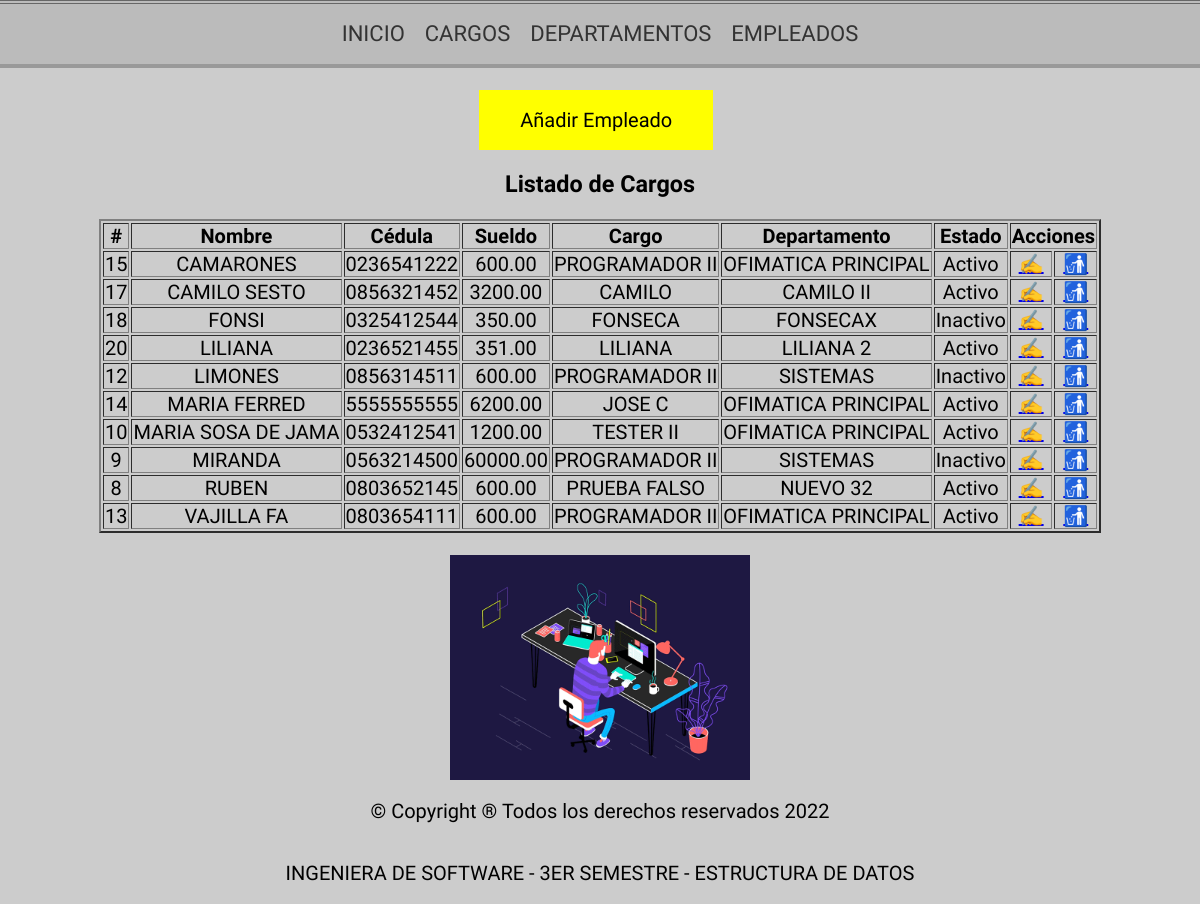
The app's page /empleado/ with its own data.
### mantenimiento/models.py (models this page shows, shortened)
class Empleado(models.Model):
    id = models.AutoField(primary_key=True)
    nombre = models.CharField(max_length=100,blank=False,null=True)
    cedula = models.CharField(max_length=10,blank=False,null=True)
    cargo = models.ForeignKey(Cargo, on_delete=models.CASCADE)
    departamento = models.ForeignKey(Departamento, on_delete=models.CASCADE)
    sueldo = models.DecimalField(max_digits=8,decimal_places=2,blank=False,null=True)
    estado = models.BooleanField(default=True)
    fecha_creacion = models.DateTimeField(auto_now_add=False,auto_now=True)
    class Meta:
        verbose_name = "Empleado"
        verbose_name_plural = "Empleados"
        ordering = ['nombre']

class Cargo(models.Model):
    descripcion = models.CharField(max_length=100,blank=True, null=True)
    estado = models.BooleanField(default=True)
    fecha_creacion = models.DateTimeField(auto_now_add=False,auto_now=True)
    class Meta:
        verbose_name="Cargo"
        verbose_name_plural="Cargos"
        ordering = ['descripcion']
    def __str__(self):
        return self.descripcion

class Departamento(models.Model):
    descripcion = models.CharField(max_length=100,blank=True, null=True)
    estado = models.BooleanField(default=True)
    fecha_creacion = models.DateTimeField(auto_now_add=False,auto_now=True)
    class Meta:
        verbose_name="Departamento"
        verbose_name_plural="Departamentos"
        ordering = ['descripcion']
    def __str__(self):
        return self.descripcion

### mantenimiento/views.py (the view)
# urls.py: path('empleado/',crearEmpleado,name="empleado"),
def crearEmpleado(request):
    print(request)
    print(request.method)
    if request.method == "POST":
        print("Entró por POST")
        empleado_form = EmpleadoForm(request.POST)
        if empleado_form.is_valid():
            empleado_form.save()
    else:
        print("Entró por GET")
    empleado_form = EmpleadoForm() #instanciando formulario
    empleados = Empleado.objects.all()
    return render(request, "pages/empleado.html",{'EmpleadoForm':empleado_form,'empleados':empleados, 'accion':'Crear'})

### templates/pages/empleado.html (shortened to what this page needs)
{% extends "inicio.html" %}
{% load static %}
{% load static %}
{% block css %}
<link rel="stylesheet" href="{% static 'css/form.css' %}"/>
{% endblock %}
{% block contenido %}
    <br>
    <a class="enlace" href="{% url 'insertarEmpleado' %}">Añadir Empleado</a>
    <div class="consulta none table-responsive" id="consulta">
      <h3>Listado de Cargos</h3>
    <table class="consulta-est" id="consulta-est" border="2">
      <thead>
          <th>#</th>
          <th>Nombre</th>
          <th>Cédula</th>
          <th>Sueldo</th>
          <th>Cargo</th>
          <th>Departamento</th>
          <th>Estado</th>
          <th colspan="2">Acciones</th>
        </thead>
        <tbody class="detalle-est" id="detalle-est">
          {% for empleado in empleados %}
          <tr>
            <td>{{empleado.id}}</td>
            <td>{{empleado.nombre}}</td>
            <td>{{empleado.cedula}}</td>
            <td>{{empleado.sueldo}}</td>
            <td>{{empleado.cargo}}</td>
            <td>{{empleado.departamento}}</td>
            <td>
              {% if empleado.estado %}
              Activo
              {% else %}
              Inactivo
              {% endif %}
            </td>
            <td><a href="{% url 'editarEmpleado' empleado.id %}">✍</a></td>
            <td><a href="{% url 'eliminarEmpleado' empleado.id %}">🚮</a></td>
          </tr>
          {% endfor %}
      </tbody>
    </table>
  <br>
<img class="gif" src="{% static '/img/giffinal.gif'%}">
<p>© Copyright ® Todos los derechos reservados 2022</p>
<p>INGENIERA DE SOFTWARE - 3ER SEMESTRE - ESTRUCTURA DE DATOS</p>
</div>
{% endblock %}

### static/css/styles.css (style rules this page uses)
body, html { margin: 0; padding: 0; background: #ccc; text-align: center; font-family: "Yanone Kaffeesatz", sans-serif; font-size: 20px; line-height: 22px; }
img { height: 100%; width: 100%; }
.gif { height: 25%; width: 25%; }

### static/css/form.css (style rules this page uses)
.table-responsive { width: 100%; overflow-y: hidden; -ms-overflow-style: -ms-autohiding-scrollbar; display: flex; flex-direction:column; justify-content: center; align-items: center; }
.enlace { outline: none; text-decoration: none; display: inline-block; width: 19.5%; margin-right: 0.625%; text-align: center; line-height: 3; color: black; }
a.enlace:link, a.enlace:visited, a.enlace:focus { background: yellow; }

### records on screen
Empleado: id "15", nombre "CAMARONES", cedula "0236541222", sueldo "600.00", cargo "PROGRAMADOR II", departamento "OFIMATICA PRINCIPAL", estado "Activo"
Empleado: id "17", nombre "CAMILO SESTO", cedula "0856321452", sueldo "3200.00", cargo "CAMILO", departamento "CAMILO II", estado "Activo"
Empleado: id "18", nombre "FONSI", cedula "0325412544", sueldo "350.00", cargo "FONSECA", departamento "FONSECAX", estado "Inactivo"
Empleado: id "20", nombre "LILIANA", cedula "0236521455", sueldo "351.00", cargo "LILIANA", departamento "LILIANA 2", estado "Activo"
Empleado: id "12", nombre "LIMONES", cedula "0856314511", sueldo "600.00", cargo "PROGRAMADOR II", departamento "SISTEMAS", estado "Inactivo"
Empleado: id "14", nombre "MARIA FERRED", cedula "5555555555", sueldo "6200.00", cargo "JOSE C", departamento "OFIMATICA PRINCIPAL", estado "Activo"
Empleado: id "10", nombre "MARIA SOSA DE JAMA", cedula "0532412541", sueldo "1200.00", cargo "TESTER II", departamento "OFIMATICA PRINCIPAL", estado "Activo"
Empleado: id "9", nombre "MIRANDA", cedula "0563214500", sueldo "60000.00", cargo "PROGRAMADOR II", departamento "SISTEMAS", estado "Inactivo"
Empleado: id "8", nombre "RUBEN", cedula "0803652145", sueldo "600.00", cargo "PRUEBA FALSO", departamento "NUEVO 32", estado "Activo"
Empleado: id "13", nombre "VAJILLA FA", cedula "0803654111", sueldo "600.00", cargo "PROGRAMADOR II", departamento "OFIMATICA PRINCIPAL", estado "Activo"
